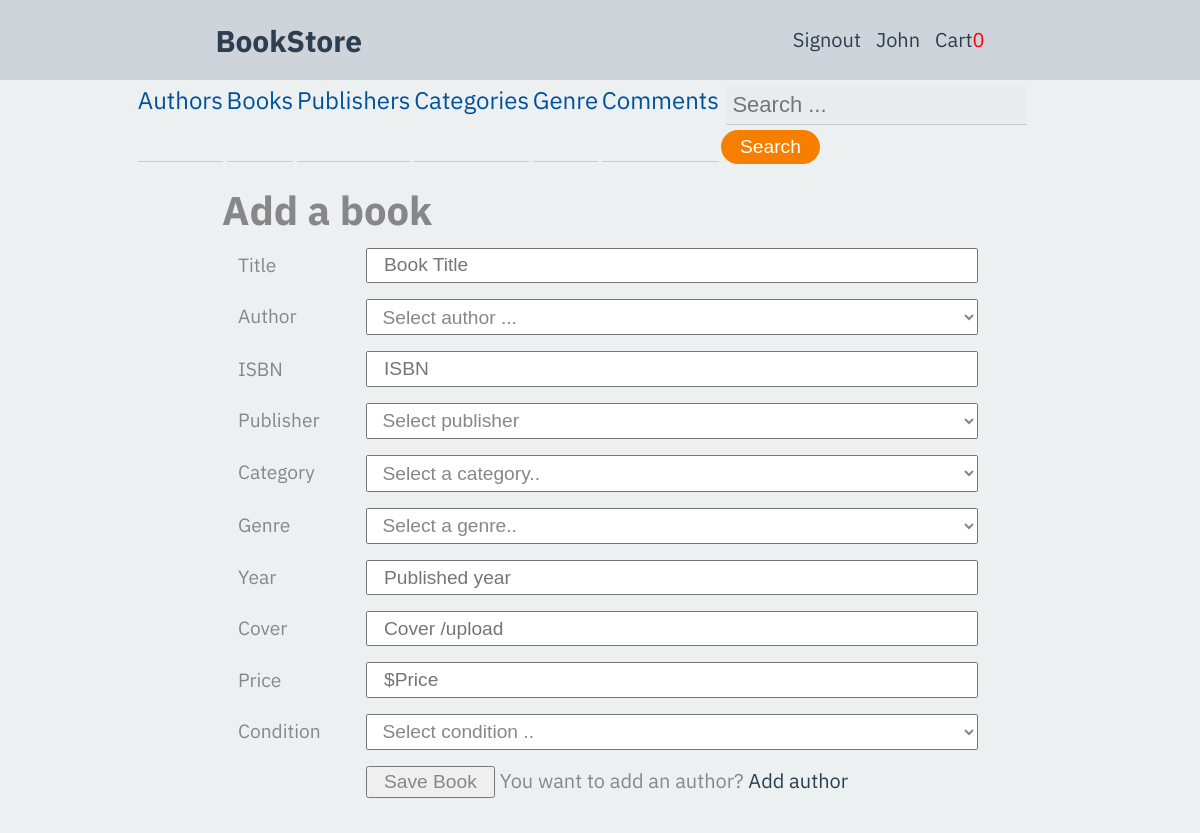
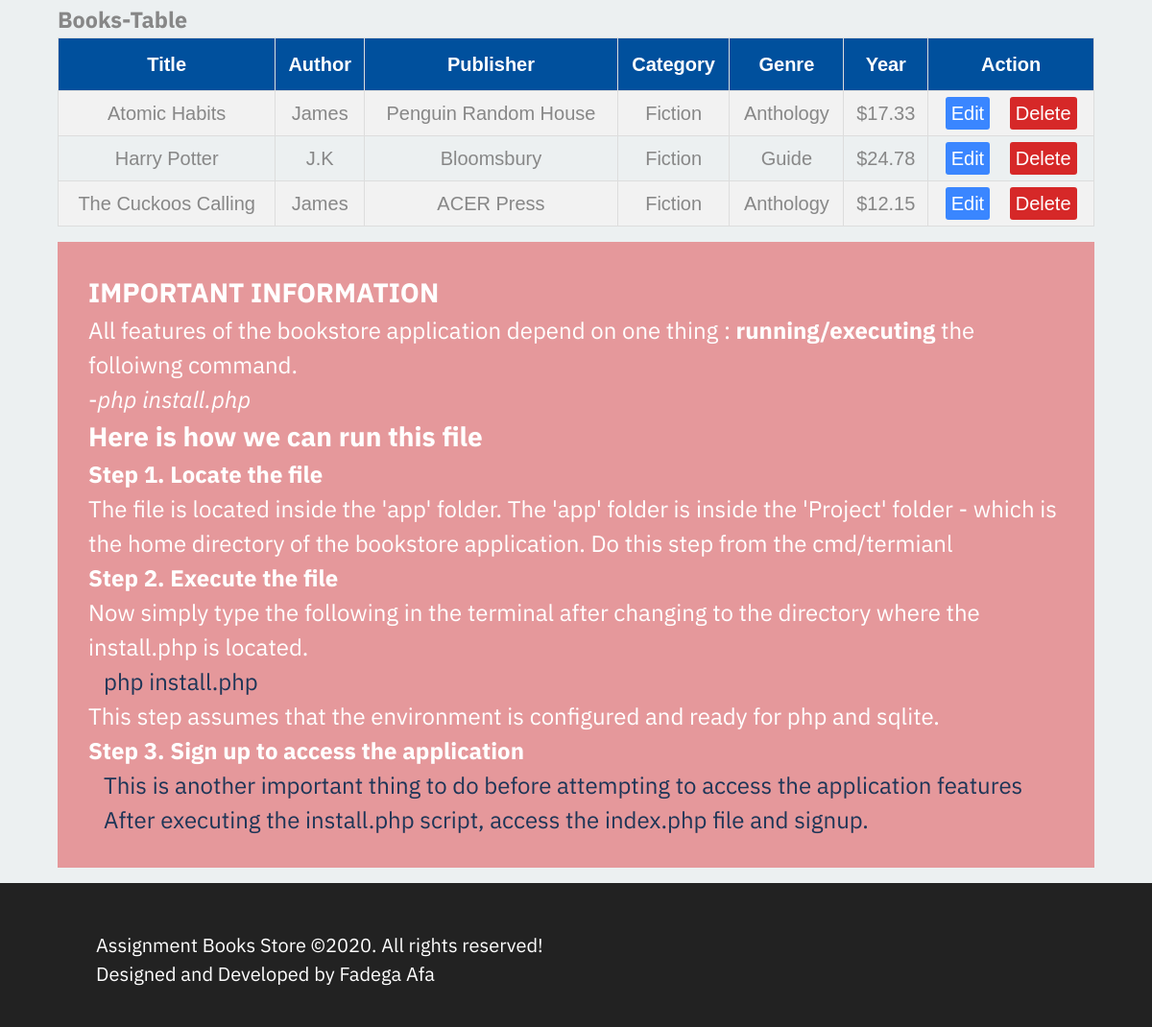
The page /templates/book.php (signed in) on the database its author committed (2 pictures, top to bottom).
### tables this page shows
CREATE TABLE book (
      book_id INTEGER PRIMARY KEY AUTOINCREMENT NOT NULL,
      title TEXT NOT NULL,
      author_id INTEGER NOT NULL REFERENCES author(author_id) ON UPDATE CASCADE,
      ISBN TEXT NOT NULL,
      publisher_id INTEGER NOT NULL REFERENCES publisher(publisher_id),
      category_id INTEGET NOT NULL REFERENCES category(category_id),
			genre_id INTEGET NOT NULL REFERENCES genre(genre_id),
      year INTEGER NOT NULL,
      cover BLOB,
      price REAL,
      condition TEXT NOT NULL
    );

CREATE TABLE author(
			author_id INTEGER PRIMARY KEY AUTOINCREMENT NOT NULL,
			firstname TEXT NOT NULL,
			lastname TEXT NOT NULL,
      email TEXT NOT NULL UNIQUE
		);

CREATE TABLE publisher(
			publisher_id INTEGER PRIMARY KEY AUTOINCREMENT NOT NULL,
			pname TEXT NOT NULL,
			city TEXT,
			country TEXT NOT NULL
		);

CREATE TABLE category(
      category_id INTEGER PRIMARY KEY AUTOINCREMENT NOT NULL,
      cname TEXT  NOT NULL
    );

CREATE TABLE genre(
      genre_id INTEGER PRIMARY KEY AUTOINCREMENT NOT NULL,
      gname TEXT  NOT NULL,
      category_id INTEGER NOT NULL REFERENCES category(category_id) ON UPDATE CASCADE ON DELETE CASCADE

    );

### templates/book.php (the view, shortened to what this page needs)
<?php
require '../app/header.php';
require '../app/dbh.php';
?>
<main>
  <?php
    if(isset($_SESSION['useremail'])||isset($_SESSION['emailId'])){?>
        <form name="my-form" action="../app/book.inc.php" method="post">
          <h1>Add a book </h1>
            <div class="form-box">
                <label for="title">Title</label>
                <input type="text" id="title" name="title" placeholder="Book Title" required >
            </div>
            <div class="form-box">
              <label for="author">Author</label>
                  <select name="author" id="author_id" required>
                    <option >Select author ...</option>
                  </select>
            </div>
            <div class="form-box">
                <label for="ISBN">ISBN</label>
                <input type="text" id="isbn" name="isbn" placeholder="ISBN" required>
            </div>
            <div class="form-box">
              <label for="publisher">Publisher</label>
                  <select name="publihser" id="publishers_id" required>
                        <option >Select publisher</option>
                  </select>
            </div>
            <div class="form-box">
              <label for="category">Category</label>
                  <select name="category" id="category_id" required >
                      <option value="">Select a category..</option>
                  </select>
            </div>
            <div class="form-box">
              <label for="genre">Genre</label>
                  <select name="genre" id="genre_id" required>
                      <option value="">Select a genre..</option>
                  </select>
            </div>
            <div class="form-box">
                <label for="year">Year</label>
                <input type="text" id="year_id" name="year" placeholder="Published year" required>
            </div>
            <div class="form-box">
                <label for="cover">Cover</label>
                <input type="text" id="cover" name="cover" placeholder="Cover /upload" >
            </div>
            <div class="form-box">
                <label for="price">Price</label>
                <input type="text" id="price" name="price" placeholder="$Price" required>
            </div>
            <div class="form-box">
              <label for="condition">Condition</label>
                  <select name="condition" id="condition">
                        <option>Select condition ..</option>
                  </select>
            </div>
            <div class="form-box">
                <button type="submit" id="btnSend" name="save">Save Book</button>
                <span class="span"> You want to add an author? <a href="../templates/author.php">Add author</a> </span>
            </div>
        </form>
        <br>
      <h3>Books-Table</h3>
      <table class="db-table">
        <tr>
            <th>Title </th>
            <th>Author </th>
            <th>Publisher </th>
            <th>Category </th>
            <th>Genre</th>
            <th>Year</th>
            <th>Action</th>
        </tr>
      <?php
      $sql ='SELECT book_id,title ,year, price, firstname, pname, cname, gname
                      FROM book b, author a, publisher p, category c, genre g
                      WHERE b.author_id = a.author_id AND
                            b.publisher_id = p.publisher_id AND
                            b.category_id = c.category_id AND
                            b.genre_id = g.genre_id';
      $res = $conn->prepare($sql);
      $res->execute();
      while($row = $res->fetch(PDO::FETCH_ASSOC)){?>
          <td><?= $row['title'];?></td>
          <td><?=  $row['firstname'];?></td>
          <td><?=  $row['pname'];?></td>
          <td><?=  $row['cname'];?></td>
          <td><?=  $row['gname'];?></td>
          <td><?= '$'.$row['price'];?></td>
          <td>
             <a class="edit" href="../templates/editbook.php?id=<?php echo $row['book_id'];?>">Edit</a>
             <a class="delete" href="../app/deletebook.php?id=<?php echo $row['book_id'];?>">Delete</a>
          </td>
      <?php  }?>
      </table>
    <?php }
    ?>
    </main>
<?php require '../app/footer.php';?>

### css/menu.css (style rules this page uses)
:root { --greyapple:#eee; --greenaple:#2ecc71; --drakmatter:#34495e; --darkermatter:#2c3e50; --darkergrey:#ced4da; }
* { margin: 0; padding:0; box-sizing: border-box; }
body { font-family: "IBM Plex Sans", Verdana, Tahoma, sans-serif; }
a { text-decoration: none; color:#00509d; color: #023047; color: #073b4c; color:red; }

### css/master.css (style rules this page uses)
* { box-sizing: border-box; padding:0; margin:0; }
html { box-sizing: border-box; font-size: 17px; line-height: 1.6; font-family: 'Source Sans Pro', sans-serif, Segoe UI, Roboto, Helvetica, Arial, sans-serif, 'Apple Color Emoji', 'Segoe UI Emoji', 'Segoe UI Symbol'; color: #878787; }
*, *::before, *:after { box-sizing: inherit; padding: 0; margin: 0; }
body { margin:0 auto; padding:0; font-size:20px; user-select: none; -webkit-user-select: none; -khtml-user-select: none; -moz-user-select: none; -ms-user-select: none; }
.db-table { font-family: "Trebuchet MS", Arial, Helvetica, sans-serif; border-collapse: collapse; width: 100%; }
.db-table td, .db-table th { border: 1px solid #ddd; padding: 8px; text-align: center; }
.db-table th { padding-top: 12px; padding-bottom: 12px; text-align: left; background-color:#00509d; color: white; text-align: center; }
.db-table .delete { color:red; background:#d62828; color:white; padding:0.3em 0.3em; border-radius: 3px; }
.db-table .edit { margin-right:15px; background:#3a86ff; color:#fff; padding:0.3em 0.3em; border-radius: 3px; }
main { margin: 1rem auto; width:90%; max-width: 1200px; }
main form { width:70%; margin:0 auto; }
input, label, button { padding: 0.2rem 1rem; font-size: 1.2rem; color: inherit; }
.form-box { padding: 0.5rem 0; display: flex; flex-direction: column; }
.form-box label { display: none; }
.form-box input, .form-box select, .form-box textarea { flex-basis: 100%; }
.form-box select option { font-size: 1.2rem; color: inherit; color: #878787; }
#condition, #category_id, #author_id, #publishers_id, #genre_id,#comment,#book_id { font-size: 1.2rem; color: inherit; color: #878787; padding: 0.3em 0.6em; }
#btnSend { margin-right: 5px; }
.placeholder { margin-top:1rem; background:#e5989b; color:#fff; font-size: 1.2em; padding:2rem; }
@media all and (min-width: 500px) { .form-box label { display: block; } }
@media all and (min-width: 600px) { .form-box { flex-direction: row; } }
@media all and (min-width: 600px) { .form-box label { flex-basis: 9rem; flex-grow: 0; flex-shrink: 0; } }
@media all and (min-width: 600px) { .form-box input, .form-box select, .form-box textarea { flex-basis: 0; flex-grow: 1; flex-shrink: 1; } }
@media all and (min-width: 600px) { .form-box button { margin-left: 9rem; } }

### css/dashboard.css (style rules this page uses)
html { box-sizing: border-box; font-size: 16px; line-height: 1.5; }
:root { --greyapple:#ecf0f1; --brightorange:#ff9f1c; --lightgrey:#D3D3D3; --greenaple:#2ecc71; --drakmatter:#34495e; --darkermatter:#2c3e50; }
body { background-color: var(--greyapple); font-family: "IBM Plex Sans", Verdana, Tahoma, sans-serif; }
*, *::before, *:after { box-sizing: inherit; padding: 0; margin: 0; }
a { text-decoration: none; color:var(--darkermatter); }

### rows shown on the page
book: title "Atomic Habits", author.firstname "James", publisher.pname "Penguin Random House", category.cname "Fiction", genre.gname "Anthology", price "17.33"
book: title "Harry Potter", author.firstname "J.K", publisher.pname "Bloomsbury", category.cname "Fiction", genre.gname "Guide", price "24.78"
book: title "The Cuckoos Calling", author.firstname "James", publisher.pname "ACER Press", category.cname "Fiction", genre.gname "Anthology", price "12.15"

### other values the page prints
$_SESSION['firstname'] "John"
